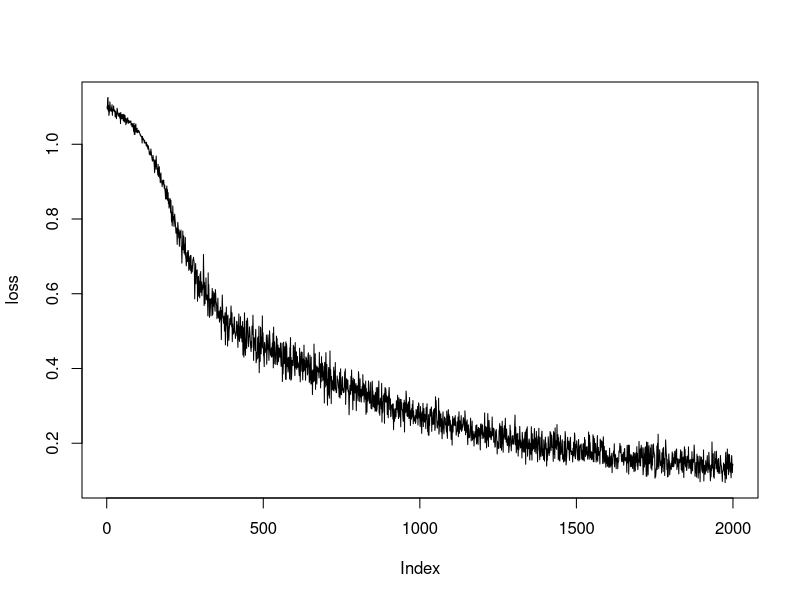

Source code (R):
init.network <- function(n.neurons){
  n.layer = length(n.neurons)
  W = list(); b = list()
  for (i.layer in 1:(n.layer-1)){
    W[[i.layer]] = matrix(rnorm(n.neurons[i.layer]*n.neurons[(i.layer+1)],sd = 0.1),
                          nrow=n.neurons[i.layer])
    b[[i.layer]] =  matrix(rnorm(n.neurons[(i.layer+1)],sd = 0.1), nrow = 1)
  }
  return(list(W = W,b = b))
}

sigmoid.func <- function(x){
  return(1/(1+exp(-x)))
}

relu.func <- function(x){
  y = apply(x,2,function(x) pmax(x,0))
  return(y)
}

activation <- function(A, actFun){
  if (actFun == "sigmoid"){
    return(sigmoid.func(A))
  }
  if (actFun == "relu"){
    return(relu.func(A))
  }
  if (actFun == "softmax"){
    return(softmax(A))
  }
}

softmax<- function(x){
  max.x = apply(x,1,max)
  C = ncol(x)
  x = x - max.x%*%matrix(1,nrow=1,ncol=C)
  return(exp(x)/rowSums(exp(x)))
}

feedforward <- function(network, x, actFun) {
  n.layer <- length(network$W)
  batch.size = nrow(x)
  for (i.layer in 1:n.layer){
    A = x%*%network$W[[i.layer]] 
    + matrix(1,nrow=batch.size,ncol = 1)%*%network$b[[i.layer]]
    x = activation(A, actFun[i.layer])
  }
  return(x)
}

#クロスエントロピー誤差
cross.entropy = function(y, target){
  delta = 1e-7;
  R = nrow(as.matrix(y))
  return(-sum(target*log(y + delta))/R)
}

loss.network = function(params, x, t, actFun){
  y = feedforward(params,x,actFun)
  return(cross.entropy(y, t))
}

numerical.grad <- function(func, params, x, t, actFun) {
  # input args
  # func:   name of objective function
  # params: list of parameters (W & b)
  # x   :   input
  # t   :   target output
  # actFun: activation function
  ##############################################
  h = 1e-4
  n.list = length(params)
  grad = params
  for (i.list in 1:n.list) {
    R = nrow(params$W[[i.list]])
    C = ncol(params$W[[i.list]])
    grad$W[[i.list]] = matrix(0, R, C)
    grad$b[[i.list]] = matrix(0, nrow = 1, C)
    for (i.col in 1:C) {
      for (i.row in 1:R) {
        temp.w = params$W[[i.list]][i.row, i.col]
        params$W[[i.list]][i.row, i.col] = temp.w + h
        plusH = do.call(func, list(params, x, t, actFun))
        params$W[[i.list]][i.row, i.col] = temp.w - h
        minusH = do.call(func, list(params, x, t, actFun))
        grad$W[[i.list]][i.row, i.col] = (plusH - minusH) / (2 * h)
        params$W[[i.list]][i.row, i.col] = temp.w
      }
      temp.b = params$b[[i.list]][i.col]
      params$b[[i.list]][i.col] = temp.b + h
      plusH = do.call(func, list(params, x, t, actFun))
      params$b[[i.list]][i.col] = temp.b - h
      minusH = do.call(func, list(params, x, t, actFun))
      grad$b[[i.list]][i.col] = (plusH - minusH) / (2 * h)
      params$b[[i.list]][i.col] = temp.b
    }
  }
  return(grad)
}

train.x = as.matrix(iris[,1:4])
train.y.temp = as.numeric(iris[,5])
train.y = matrix(0,nrow = nrow(train.x), ncol =3)
train.y[which(train.y.temp==1), 1]=1
train.y[which(train.y.temp==2), 2]=1
train.y[which(train.y.temp==3), 3]=1
n.neurons = c(4,15,3)
params = init.network(n.neurons)
batch_size = 50; n.iter =2000; lambda =0.05
n.train = nrow(train.x)
loss = rep(0,n.iter)
n.layer = length(params$W)
for (i.iter in 1:n.iter){
  batch_mask = sample(1:n.train, batch_size)
  x.batch = train.x[batch_mask,]
  t.batch = train.y[batch_mask,]
  dW = numerical.grad("loss.network",params,x.batch,t.batch,c("sigmoid","softmax"))
  for (i.layer in 1:n.layer){
    params$W[[i.layer]] = params$W[[i.layer]]  - lambda*dW$W[[i.layer]]
    params$b[[i.layer]] = params$b[[i.layer]]  - lambda*dW$b[[i.layer]] 
  }
  loss[i.iter] = loss.network(params,x.batch,t.batch,c("sigmoid","softmax"))
}
plot(loss,type='l')